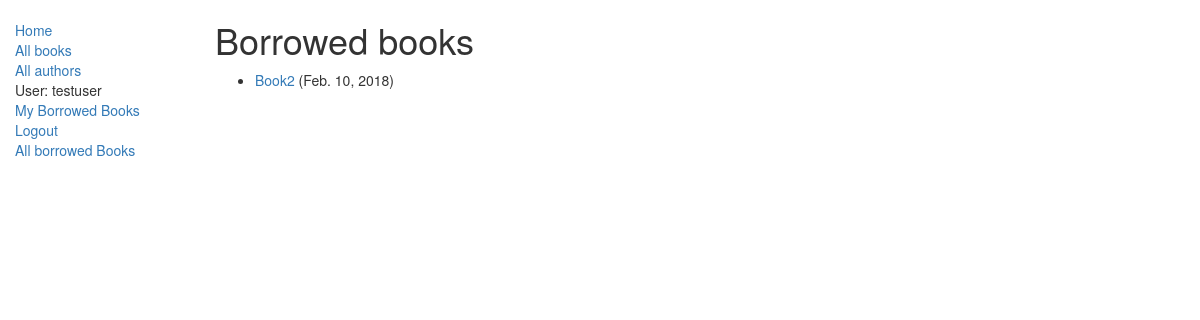
Page /catalog/mybooks/ (signed in) on the earlier database version.
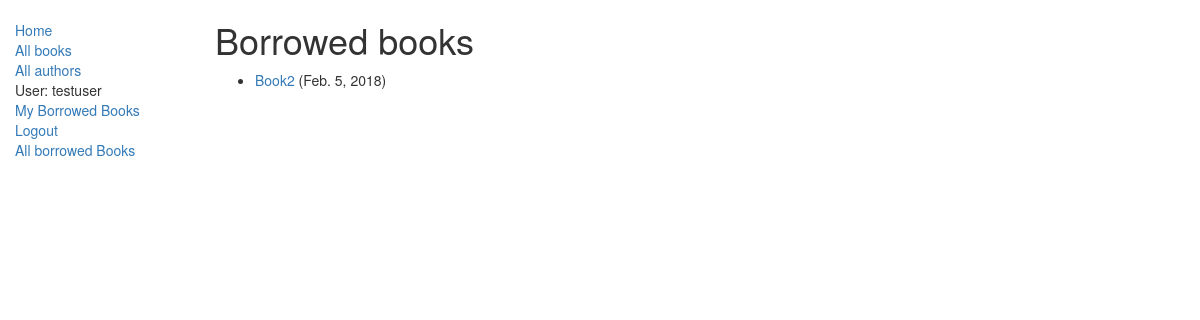
Same page on the later database version.
### catalog/models.py (models this page shows, shortened)
class BookInstance(models.Model):
    id = models.UUIDField(primary_key=True, default=uuid.uuid4,
                          help_text="Unique ID for this particular book across whole library")
    book = models.ForeignKey('Book', on_delete=models.SET_NULL, null=True)
    imprint = models.CharField(max_length=200)
    due_back = models.DateField(null=True, blank=True)
    borrower = models.ForeignKey(User, on_delete=models.SET_NULL, null=True, blank=True)
    @property
    def is_overdue(self):
        if self.due_back and date.today()>self.due_back:
            return True
        return False
    LOAN_STATUS = (
        ('m', 'Maintenance'),
        ('o', 'On loan'),
        ('a', 'Available'),
        ('r', 'Reserved'),
    )
    status = models.CharField(max_length=1, choices=LOAN_STATUS, blank=True, default='m', help_text='Book availability')
    class Meta:
        ordering = ["due_back"]
        permissions=(("can_mark_returned","Set book as returned"),)

class Book(models.Model):
    title = models.CharField(max_length=200)
    author = models.ForeignKey('Author', on_delete=models.SET_NULL, null=True)
    summary = models.TextField(max_length=1000, help_text="Enter a brief discription")
    genre = models.ManyToManyField(Genre)
    def display_genre(self):
        return ','.join([genre.name for genre in self.genre.all()[:3]])
    display_genre.short_description = 'Genre'

### catalog/views.py (the view)
# urls.py: path('mybooks/',views.LoanedBooksByUserListView.as_view(),name='my-borrowed'),
class LoanedBooksByUserListView(LoginRequiredMixin, generic.ListView):
    model = BookInstance
    template_name = 'catalog/bookinstance_list_borrowed_user.html'
    paginate_by = 10
    def get_queryset(self):
        return BookInstance.objects.filter(borrower=self.request.user).filter(status__exact='o').order_by('due_back')

### catalog/templates/catalog/bookinstance_list_borrowed_user.html
{% extends "base_generic.html" %}
{% block content %}
    <h1>Borrowed books</h1>
    {% if bookinstance_list %}
    <ul>
    {% for bookinst in bookinstance_list %}
    <li class="{% if bookinst.is_overdue %} text-danger{% endif %}">
    <a href="{% url 'book-detail' bookinst.book.pk%}">{{ bookinst.book.title }}</a> ({{ bookinst.due_back }})
    </li>
{% endfor %}
    </ul>
    {% else %}
    <p>There are no books borrowed</p>
    {% endif %}
{% endblock %}

Differences in the rows shown:
changed BookInstance "Book2": due_back "Feb. 10, 2018" → "Feb. 5, 2018"
